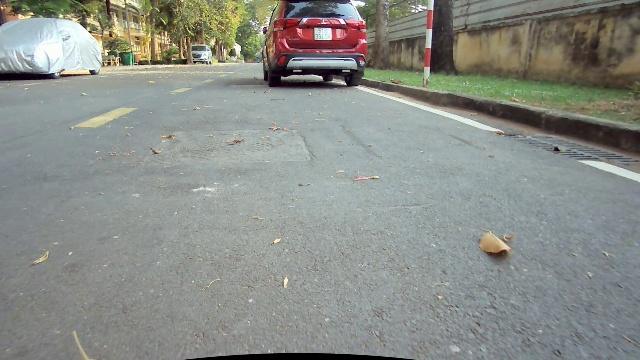
#> input picture 383.jpg, 640 x 360 px; its folder holds only this picture in this run
$ python -i drivingv5.py   (imports and definitions only)
#> lines starting #> are read from the running program, lines starting #| are printed output that depends on the picture; after the words box and inside, x2 and y2 are one past the last pixel; in counts of white or black regions, pixels touching at a corner belong together
#> further down, picture is the input picture: shape (360, 640, 3); mean B, G, R 135.9, 141.5, 137.8
import cv2
import numpy as np
import logging
import math
import datetime
import sys

from numpy import dtype
from torch import int32
from drive_utils.detect_mid_lane import *

_SHOW_IMAGE = True


# [35 lines of commented-out code are left out]
def fill_hole(frame):
	im_floodfill=frame.copy()
	h,w=frame.shape[:2]
#> h = 360; w = 640
	mask=np.zeros((h+2,w+2),np.uint8)
	# floodfill from point (0,0)
	cv2.floodFill(im_floodfill, mask, (0,0), 255)
#> im_floodfill: shape (360, 640, 3); under 0.01% of pixels changed, all inside (x1, y1, x2, y2) = (0, 0, 1, 1)
	im_floodfill_inv = cv2.bitwise_not(im_floodfill)
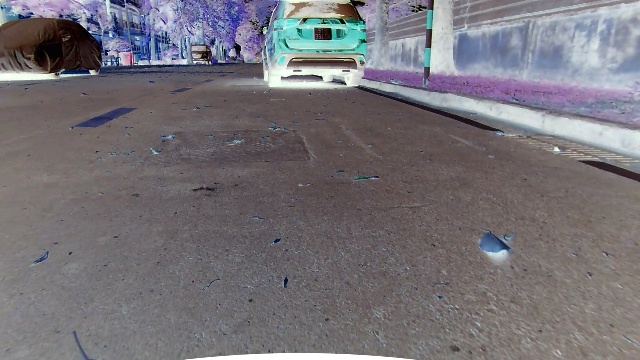
#> im_floodfill_inv: shape (360, 640, 3); mean B, G, R 119.1, 113.5, 117.2
	# Combine the two images to get the foreground
	im_out= frame | im_floodfill_inv
	im_out=cv2.resize(im_out,(h,w))
#> im_out: shape (640, 360, 3)
	# Creating kernel
	kernel = np.ones((3, 3), np.uint8)
	# Using cv2.erode() method
	image = cv2.erode(im_out, kernel)
	edges=im_out-image
	cv2.imshow('fill',edges)
	return edges

# [402 lines left out: functions line_detect, detect_best_lines, find_intercept, decide_lanes, elimnate_predicted_background, dot_prod and 9 more, not called in this run]

def length_of_line_segment(line):
	x1, y1, x2, y2 = line
	return math.sqrt((x2 - x1) ** 2 + (y2 - y1) ** 2)

def show_image(title, frame, show=_SHOW_IMAGE):
	if show:
		cv2.imshow(title, frame)


# [51 lines left out: functions make_points, float_to_int, road_2_set, not called in this run]


>>> import cv2
>>> picture = cv2.imread('../383.jpg')
>>> result = fill_hole(picture)

$ run again, on 1000.png
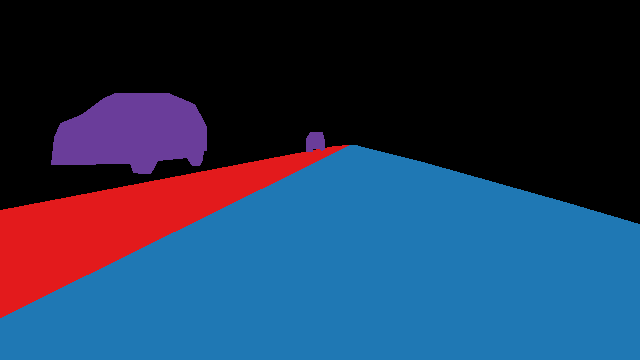
#> input picture 1000.png, 640 x 360 px
#> picture is the input picture: shape (360, 640, 3); mean B, G, R 84.1, 54.9, 36.5
#> in fill_hole, `im_out=cv2.resize(im_out,(h,w))`:
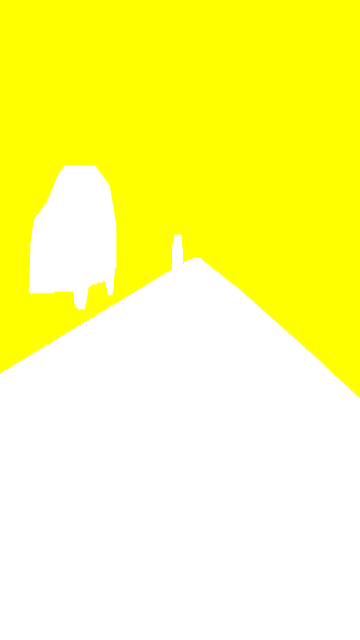
#> im_out: shape (640, 360, 3); mean B, G, R 138.8, 255, 255
#> in fill_hole, `edges=im_out-image`:
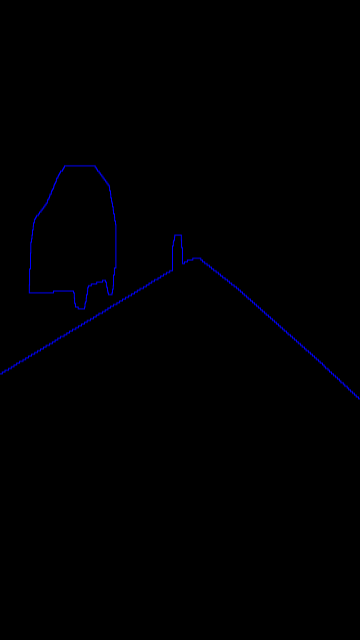
#> edges: shape (640, 360, 3); mean B, G, R 1.3, 0, 0
